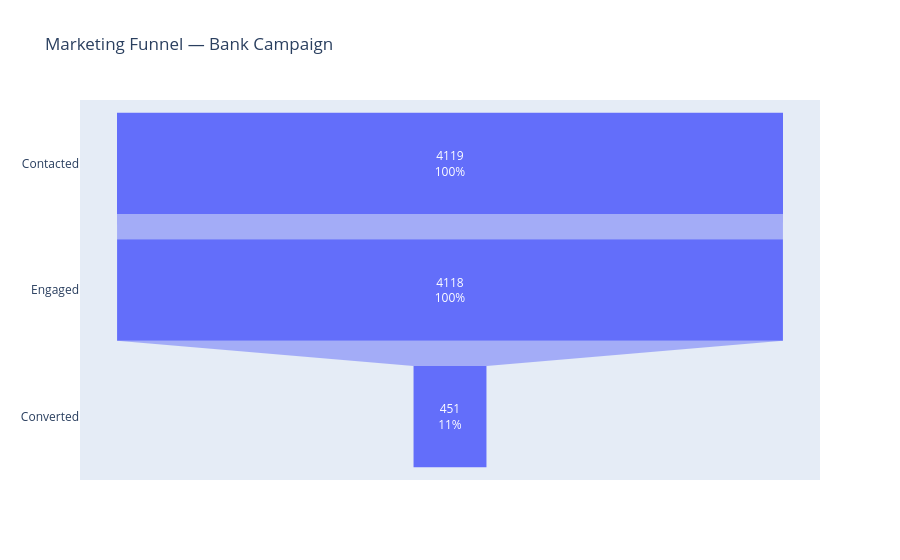

Notebook cell for this chart:
### Code cell
import pandas as pd
import numpy as np

df = pd.read_csv('/Users/bidushashrestha/Downloads/bank+marketing/bank-additional/bank-additional.csv', sep=';')
print(df.shape)
print(df.dtypes)
print(df.isnull().sum())
df.head()
# Convert target variable to binary
df['converted'] = (df['y'] == 'yes').astype(int)

# Check for unknown values (the dataset uses 'unknown' as a category)
for col in df.select_dtypes(include='object').columns:
    print(col, df[col].value_counts().get('unknown', 0))
    total = len(df)
converted = df['converted'].sum()
not_converted = total - converted
conversion_rate = converted / total * 100

print(f"Total Contacted:   {total:,}")
print(f"Converted:         {converted:,}")
print(f"Not Converted:     {not_converted:,}")
print(f"Conversion Rate:   {conversion_rate:.1f}%")
print(f"Drop-off Rate:     {100 - conversion_rate:.1f}%")
import plotly.graph_objects as go

fig = go.Figure(go.Funnel(
    y=["Contacted", "Engaged", "Converted"],
    x=[4119, 4118, 451],
    textinfo="value+percent initial"
))
fig.update_layout(title="Marketing Funnel — Bank Campaign")
fig.show()
channel = df.groupby('contact')['converted'].agg(['mean', 'count']).reset_index()
channel['conversion_rate'] = channel['mean'] * 100
print(channel)
touches = df.groupby('campaign')['converted'].mean() * 100
touches = touches.reset_index()
touches.columns = ['touches', 'conversion_rate']
print(touches[touches['touches'] <= 10])
df['duration_bin'] = pd.cut(df['duration'],
    bins=[0, 60, 180, 300, 600, 9999],
    labels=['< 1 min', '1-3 min', '3-5 min', '5-10 min', '10+ min'])

duration = df.groupby('duration_bin')['converted'].mean() * 100
print(duration)
df['age_group'] = pd.cut(df['age'],
    bins=[0, 25, 35, 45, 55, 100],
    labels=['< 25', '25-35', '35-45', '45-55', '55+'])

age = df.groupby('age_group')['converted'].mean() * 100
print(age)
edu = df.groupby('education')['converted'].mean() * 100
edu = edu.sort_values(ascending=False)
print(edu)

### Figure 1 — Plotly figure (JSON) as saved in the notebook; plotly's stock layout.template omitted (floating-point values rounded to 4 significant figures)
{"data": [{"textinfo": "value+percent initial", "type": "funnel", "x": [4119, 4118, 451], "y": ["Contacted", "Engaged", "Converted"]}], "layout": {"title": {"text": "Marketing Funnel — Bank Campaign"}}}
